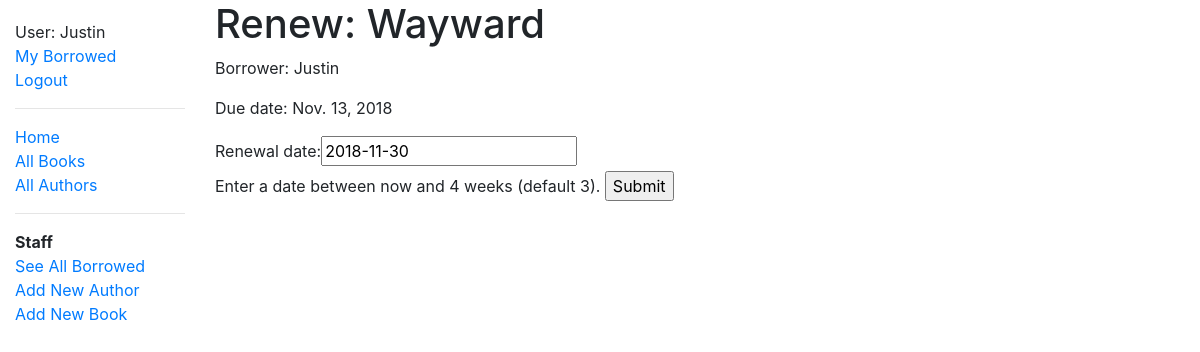
Before: /catalog/book/58cb5c2f-7b58-447c-938e-506ddf607e0d/renew/ (signed in) with the older database file.
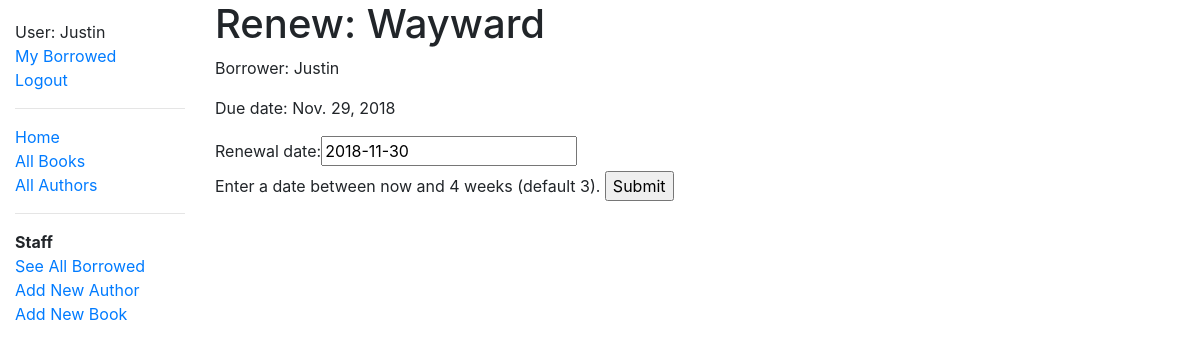
After: the same page with the newer database file.
### catalog/models.py (models this page shows, shortened)
class BookInstance(models.Model):
	id = models.UUIDField(primary_key=True, default = uuid.uuid4, help_text='Unique ID for this particular book across whole library')
	book = models.ForeignKey('Book', on_delete=models.SET_NULL, null=True)
	imprint = models.CharField(max_length=200)
	due_back = models.DateField(null=True, blank=True)
	LOAN_STATUS = (
		('m', 'Maintenance'),
		('o', 'On loan'),
		('a', 'Available'),
		('r', 'Reserved'),
	)
	status = models.CharField(
		max_length=1,
		choices=LOAN_STATUS,
		blank=True,
		default='m',
		help_text='Book availability',
	)
	borrower = models.ForeignKey(User, on_delete=models.SET_NULL, null=True, blank=True)
	@property
	def is_overdue(self):
		if self.due_back and date.today() > self.due_back:
			return True
		return False
	class Meta:
		ordering = ['due_back']
		permissions = (("can_mark_returned", "Set book as returned"),)

class Book(models.Model):
	title = models.CharField(max_length=200)
	author = models.ForeignKey('Author', on_delete=models.SET_NULL, null=True)
	summary = models.TextField(max_length=1000, help_text='Enter a brief description of the book')
	isbn = models.CharField('ISBN', max_length=13, help_text='13 Character <a href="https://www.isbn-international.org/content/what-isbn">ISBN number</a>')
	genre = models.ManyToManyField(Genre, help_text='Select a genre for this book.')
	language = models.ForeignKey(Language, on_delete=models.SET_NULL, null=True, help_text="Select the language the book is written in" )
	def display_genre(self):
		"""Create a string for the Genre. This is required to display genre in Admin."""
		return ', ' .join(genre.name for genre in self.genre.all()[:3])
	display_genre.short_description = 'Genre'

### catalog/views.py (the view)
# urls.py: path('book/<uuid:pk>/renew/', views.renew_book_librarian, name='renew-book-librarian'),
@permission_required('catalog.can_mark_returned')
def renew_book_librarian(request, pk):
    book_instance = get_object_or_404(BookInstance, pk=pk)
    if request.method == 'POST':
        book_renewal_form = RenewBookForm(request.POST)
        if book_renewal_form.is_valid():
            book_instance.due_back = book_renewal_form.cleaned_data['renewal_date']
            book_instance.save()
            return HttpResponseRedirect(reverse('all-borrowed') )
    else:
        proposed_renewal_date = datetime.date.today() + datetime.timedelta(weeks=3)
        book_renewal_form = RenewBookForm(initial={'renewal_date': proposed_renewal_date})
    context = {
        'form': book_renewal_form,
        'book_instance': book_instance,
    }
    return render(request, 'catalog/book_renew_librarian.html', context)

### catalog/forms.py (shortened to what this page needs)
class RenewBookForm(forms.Form):
    renewal_date = forms.DateField(help_text="Enter a date between now and 4 weeks (default 3).")

### catalog/templates/catalog/book_renew_librarian.html (shortened to what this page needs)
{% extends "base_generic.html" %}
{% block content %}
  <h1>Renew: {{ book_instance.book.title }}</h1>
  <p>Borrower: {{ book_instance.borrower }}</p>
  <p{% if book_instance.is_overdue %} class="text-danger"{% endif %}>Due date: {{ book_instance.due_back }}</p>
  <form action="" method="post">
    {{ form.as_table }}
    <input type="submit" value="Submit">
  </form>
{% endblock %}

Changed rows visible on the page:
changed BookInstance "Wayward": due_back "Nov. 13, 2018" → "Nov. 29, 2018"
